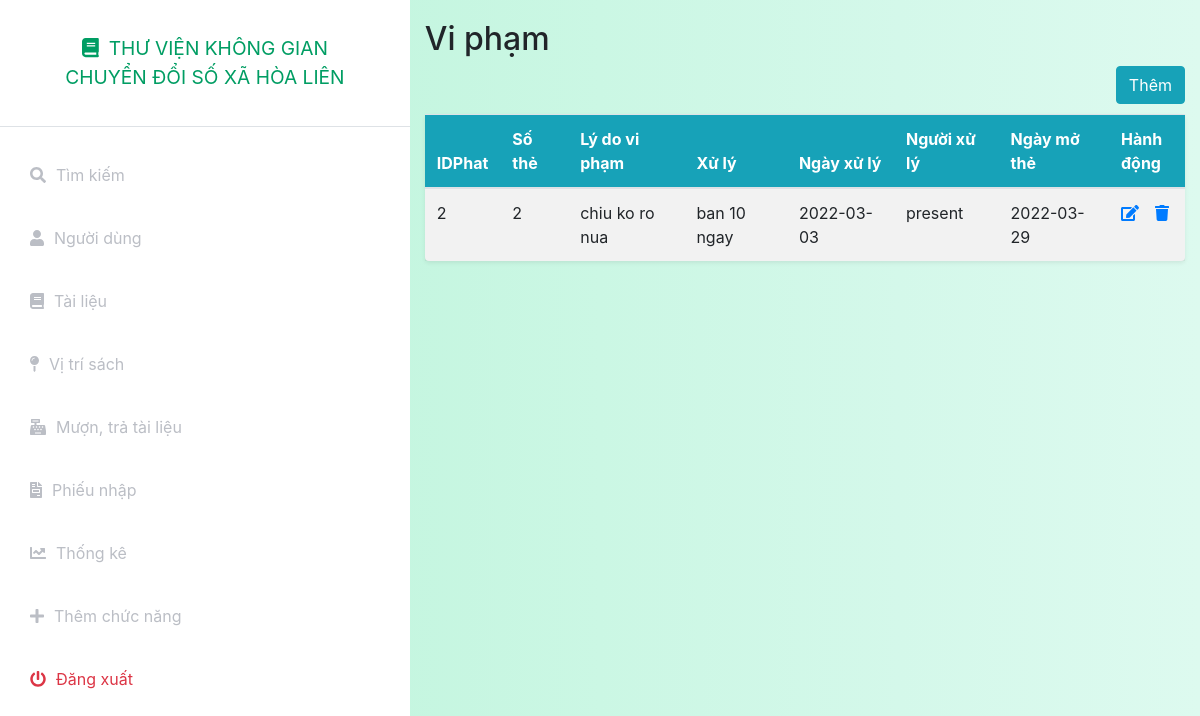
/index.php?controller=breach&action=index (signed in), run on the app's committed database.
### tables this page shows
CREATE TABLE `xulyvp` (
  `IDPhat` int(11) NOT NULL,
  `SoThe` int(11) NOT NULL,
  `LyDoVP` text NOT NULL,
  `HTXuLy` text NOT NULL,
  `NgayXL` date NOT NULL,
  `NguoiXL` text NOT NULL,
  `NgayMoThe` date NOT NULL,
  `status` int(11) NOT NULL DEFAULT 1
);

### index.php (called while the page is built, shortened)
<?php
include_once('models/Auth.php');
$action = isset($_GET['action']) ? $_GET['action'] : 'index';
$object = new $classController();
$object->$action();
?>

### config.php (called while the page is built, shortened)
<?php
function getalldata($query)
{
    global $connect;
    $result=mysqli_query($connect,$query);
    if(mysqli_num_rows($result)>0)
        return mysqli_fetch_all($result,MYSQLI_ASSOC);
    else
        return false;
}
function getonedata($query)
{
    global $connect;
    $result=mysqli_query($connect,$query);
    if($result&&mysqli_num_rows($result)==1)
        return mysqli_fetch_assoc($result);
    else
        return false;
}
?>

### models/User.php (called while the page is built, shortened)
<?php
include_once('./config.php');
class User
{
    public static function show($idoruser)
    {
        $query = "select * from nguoidung where id = '$idoruser' or Username = '$idoruser'";
        $data = getonedata($query);
        return $data;
    }
}

### models/Auth.php (called while the page is built, shortened)
<?php
include_once('./config.php');
include_once('User.php');
class Auth
{
    private static $ChucDanh = null;
    public static function isAdmin()
    {
        if(self::isLogin())
        {
            if (self::$ChucDanh == 'admin')
                return true;
            else
                return false;
        }
        else
        {
            return false;
        }
    }
    public static function isLogin()
    {
        if (isset($_SESSION['token']) && isset($_SESSION['Username'])) {
            $data = User::show($_SESSION['Username']);
            if($data)
            {
                if($data['token'] == $_SESSION['token'])
                {
                    self::$ChucDanh = $data['ChucDanh'];
                    return true;
                }
            }
            else
            {
                return false;
            }
        } else
            return false;
    }
}

### models/Breach.php (called while the page is built, shortened)
<?php
include_once('./config.php');
class Breach
{
    public static function index()
    {
        $query = "select * from xulyvp  where status = '1'";
        $data = getalldata($query);
        return $data;
    }
}

### views/breach/index.php (the view)
<?php include_once('././assets/layouts/header.php'); ?>
<?php include_once('././assets/layouts/siderbar.php'); ?>
<div class="container-fluid" style="padding-top:20px">
    <h2>Vi phạm</h2>
    <table class="table table-striped bg-white rounded shadow-sm  table-hover">
        <div class="d-grid gap-2 d-md-flex justify-content-md-end">
            <a name="" id="" class="btn btn-info" href="index.php?controller=breach&action=add" role="button" style="margin-bottom:10px">Thêm</a>
        </div>
        <thead class="bg-info text-white">
            <tr class="border-dark">
                <th>IDPhat</th>
                <th>Số thẻ</th>
                <th>Lý do vi phạm</th>
                <th>Xử lý</th>
                <th>Ngày xử lý</th>
                <th>Người xử lý</th>
                <th>Ngày mở thẻ</th>
                <th style="width: 10%;">Hành động</th>
            </tr>
        </thead>
        <tbody>
            <?php
            if (isset($data) && is_array($data)) {
                foreach ($data as $document) {
                    if ($document['status'] == 1) {
                        echo "<tr>";
                        echo "<td class=\"border-dark\" scope=\"row\">" . $document['IDPhat'] . "</td>";
                        echo "<td class=\"border-dark\">" . $document['SoThe'] . "</td>";
                        echo "<td class=\"border-dark\">" . $document['LyDoVP'] . "</td>";
                        echo "<td class=\"border-dark\">" . $document['HTXuLy'] . "</td>";
                        echo "<td class=\"border-dark\">" . $document['NgayXL'] . "</td>";
                        echo "<td class=\"border-dark\">" . $document['NguoiXL'] . "</td>";
                        echo "<td class=\"border-dark\">" . $document['NgayMoThe'] . "</td>";
                        echo '<td class="border-dark">';
                        echo '<a href="index.php?controller=breach&action=edit&IDPhat=' . $document['IDPhat'] . '"><i class="fas fa-edit"></i></a>';
                        echo '<a class="ml-3" onclick="return confirm(\'Bạn có muốn xóa ?\')" href="index.php?controller=breach&action=delete&IDPhat=' . $document['IDPhat'] . '"><i class="fas fa-trash"></i></a>';
                        echo "</tr>";
                    }
                }
            }
            ?>
    </table>
</div>
<?php include_once('././assets/layouts/footer.php'); ?>

### assets/css/styles.css (style rules this page uses)
:root { --main-bg-color: #009d63; --main-text-color: #009d63; --second-text-color: #bbbec5; --second-bg-color: #c1efde; }

### data on the page
xulyvp: IDPhat "2", SoThe "2", LyDoVP "chiu ko ro nua", HTXuLy "ban 10 ngay", NgayXL "2022-03-03", NguoiXL "present", NgayMoThe "2022-03-29"
